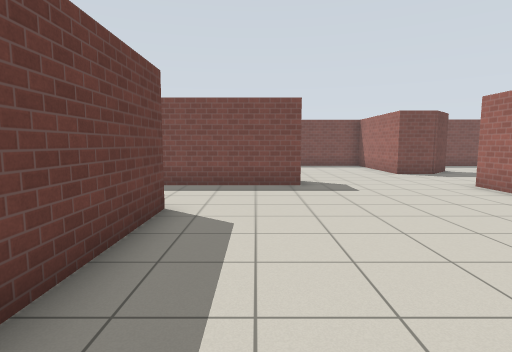
[1] (above)

17 first-person views from a walk through a world built for the Gazebo simulator. The camera is 1.2 m above the floor, tilts 6° down and sees 80° across. The lines on the ground mark 1 m squares. The floor is counted in squares, 1 m on a side. Each view is taken from the middle of a square. On the plan, view 1 faces up. The plan holds only what a view shows up to about 13 squares ahead; the rest is blank. Simple patterns stand in for the simulator's built-in surfaces.

[2]
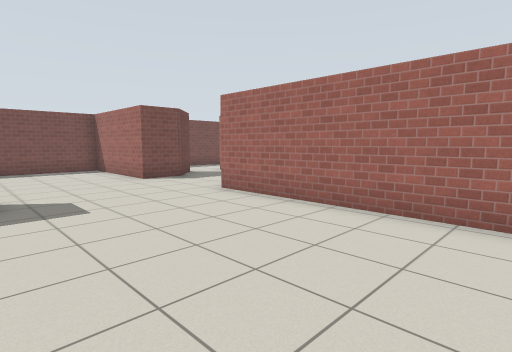

[3]
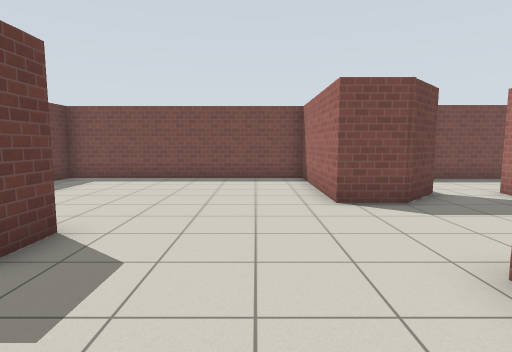

[4]
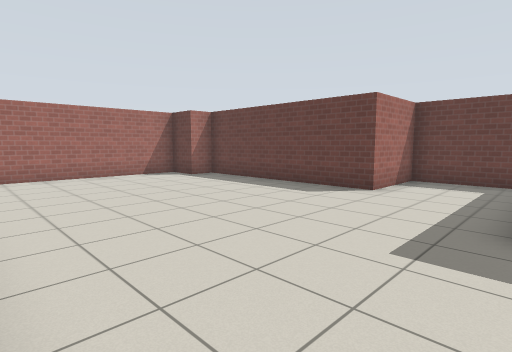

[5]
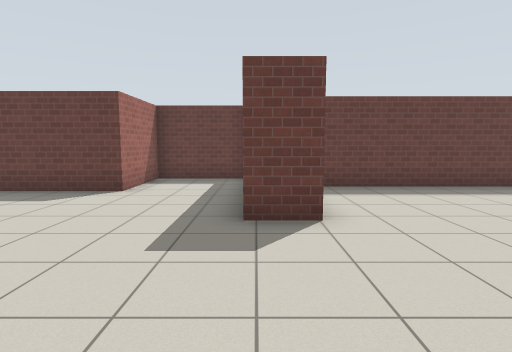

[6]
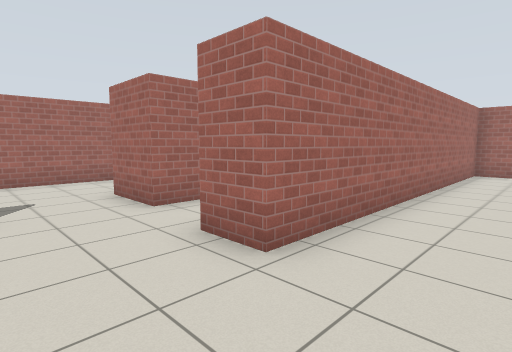

[7]
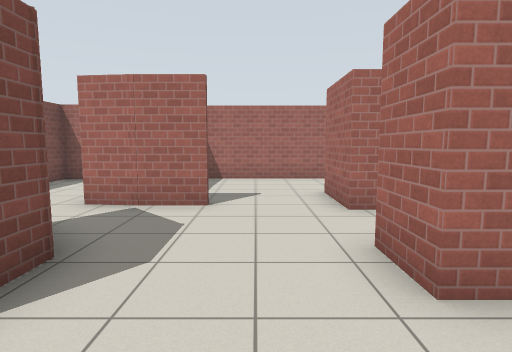

[8]
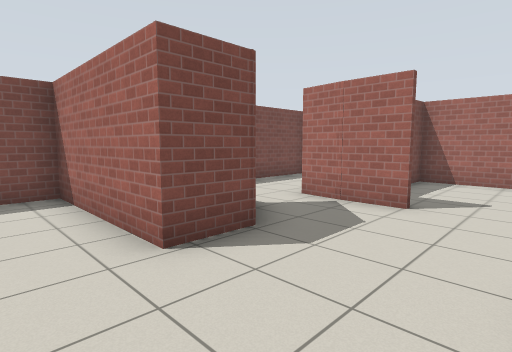

[9]
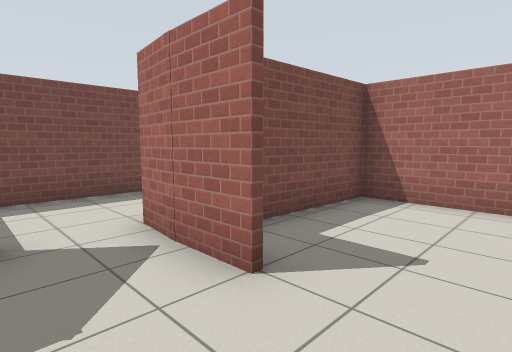

[10]
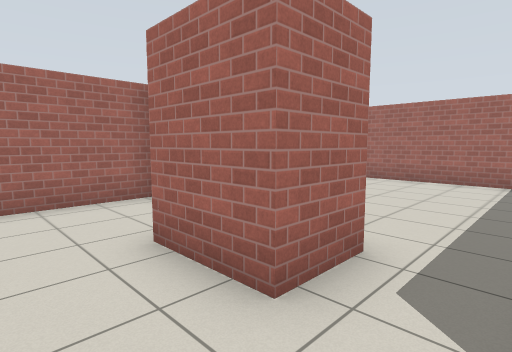

[11]
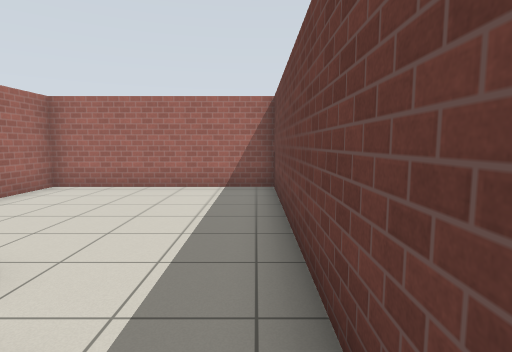

[12]
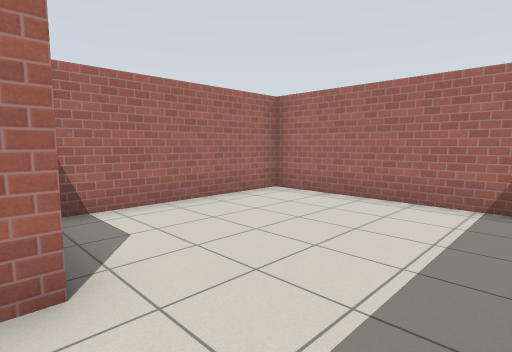

[13]
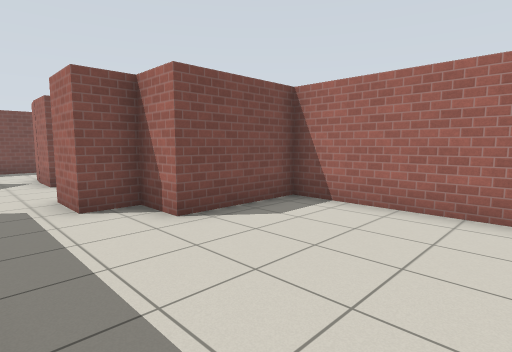

[14]
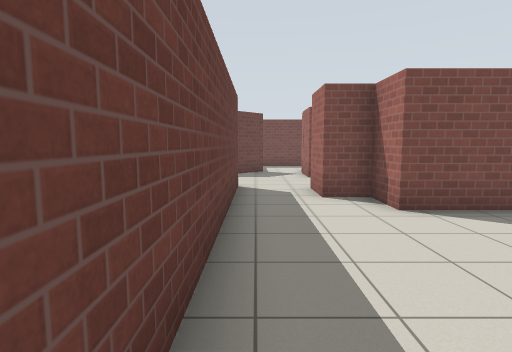

[15]
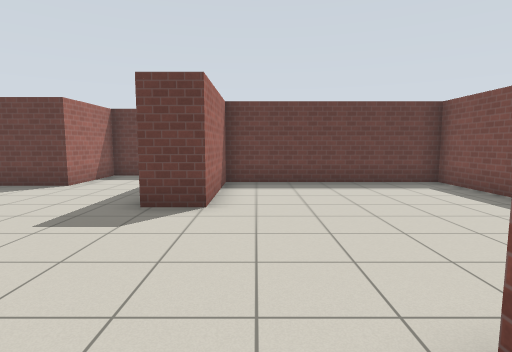

[16]
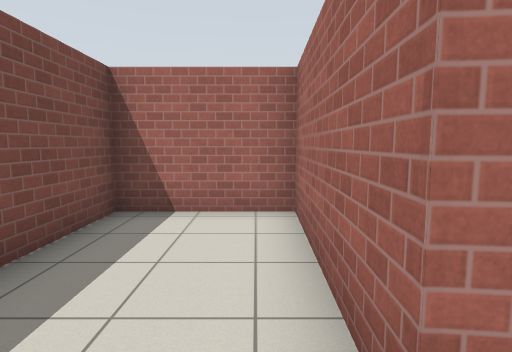

[17]
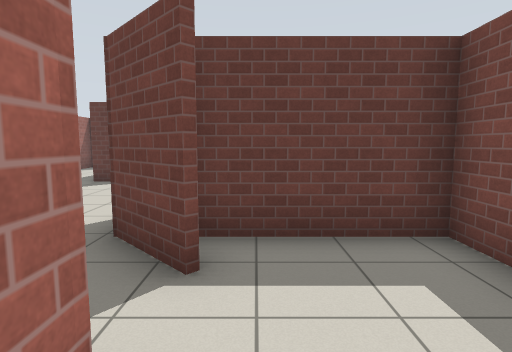

### Floor plan
Points are (right, up) in squares from view 1. A wall is a line through its corners. A room is listed if a view was taken in it or the views show most of it. See-through windows are left out.
Room 1 (views 1, 2, 3, 4, 5, 6, 7, 8, 9, 10, 15)
walls: (-4.6, 8.6) (-4.6, 5.6) (-1.7, 5.6) (-1.7, -1.3) (-0.7, -1.3) (-0.7, -2.7) (6.2, -2.7) (6.2, 8.6) (7.5, 8.6); (8.3, 13.4) (7.1, 12.1) (5.6, 12.1) (5.6, 16.7) (-2.6, 16.7) (-2.6, 10.1) (1.3, 10.1) (1.3, 8.8) (-2.8, 8.8); (9.9, 10.9) (9.9, 12.5); (9.9, 12.2) (10, 13.4)
ways out: opening at (8.5, 9.5) to room 2; opening at (9, 13) to room 3
Room 2 (views 11, 12, 13, 14)
walls: (7.5, 8.6) (7.5, -0.5) (13.7, -0.5) (13.7, 5.4) (10.6, 5.4) (10.6, 6.8) (9.5, 6.8) (9.5, 8.3) (10.5, 8.3)
ways out: opening at (8.5, 9.5) to room 1; opening at (10, 9.5) to room 4
Room 3 (views 16, 17)
walls: (10, 13.4) (14.3, 13.3) (14.3, 16.5) (7.1, 16.5) (7.1, 13.2)
ways out: opening at (9, 13) to room 1
Room 4 (no view inside)
walls: (10.5, 8.3) (11.5, 8.3); (14.6, 6.8) (14.6, 12.1) (11.4, 12.1)
ways out: opening at (10, 9.5) to room 2

Positions as (right, up) in squares from view 1, and headings:
1: (0, 0), facing up
2: (1, 2), facing up-right
3: (4, 6), facing up
4: (6, 9), facing down-left
5: (6, 9), facing left
6: (4, 11), facing down-right
7: (4, 10), facing right
8: (4, 9), facing up-right
9: (8, 9), facing up-right
10: (8, 10), facing down-right
11: (8, 8), facing down
12: (8, 6), facing down-right
13: (8, 1), facing up-right
14: (8, 0), facing up
15: (7, 11), facing left
16: (9, 14), facing right
17: (11, 14), facing left
